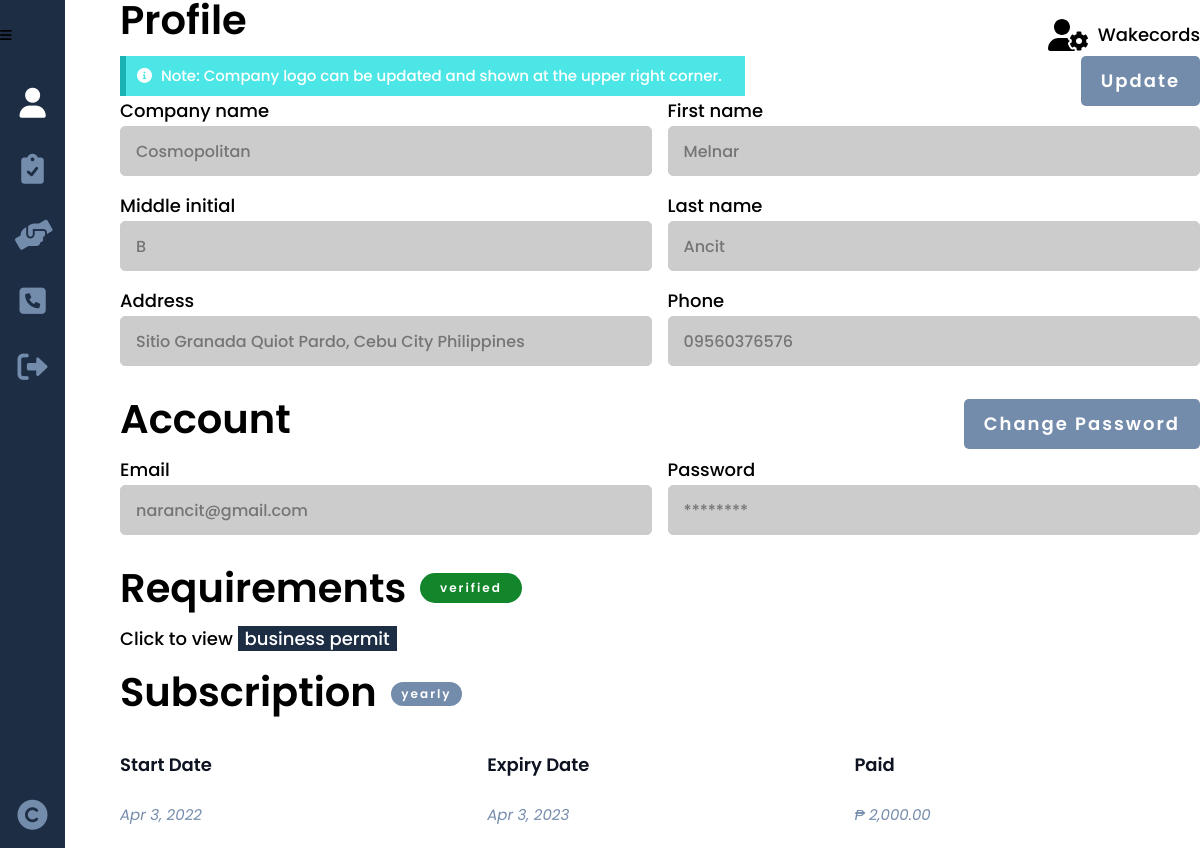
Before: /profile.php?login (signed in) with the older database file.
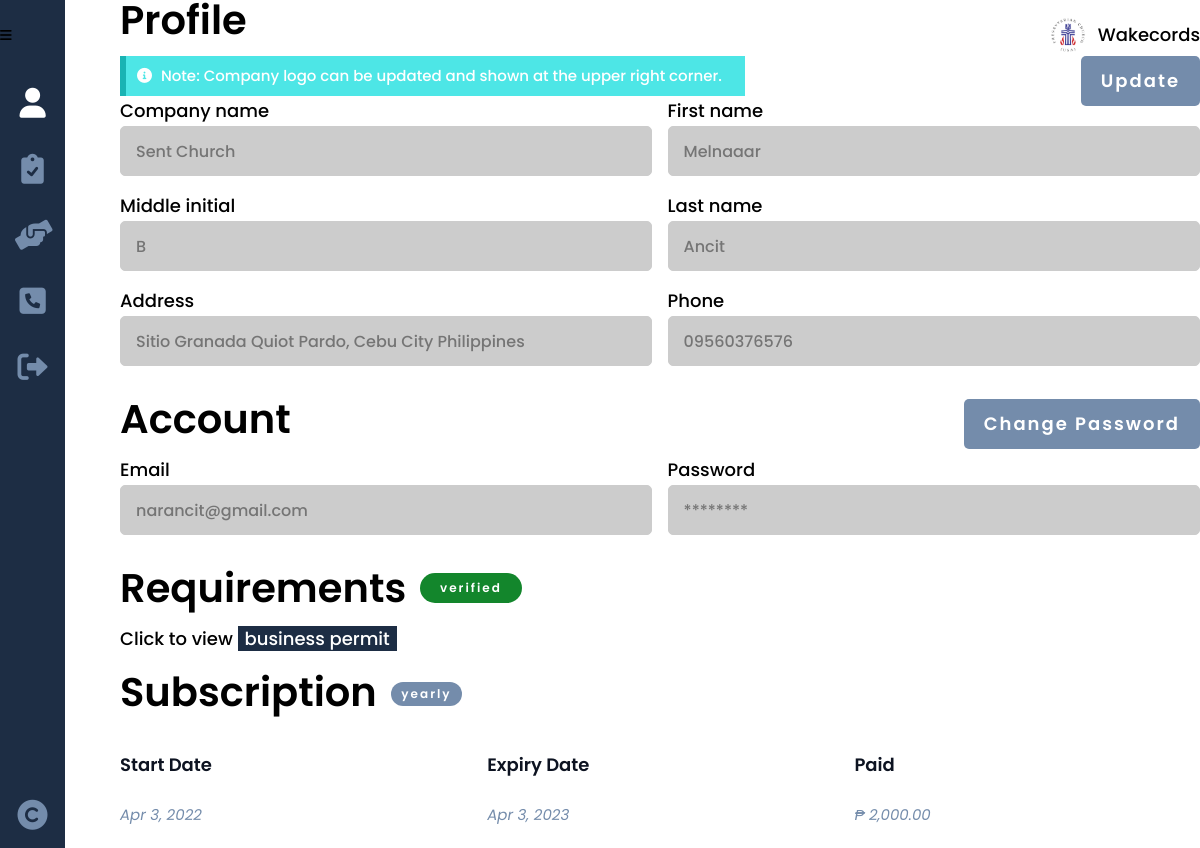
After: the same page with the newer database file.
### tables this page shows
CREATE TABLE `provider` (
  `provider_id` int(8) NOT NULL,
  `provider_logo` varchar(100) NOT NULL,
  `provider_company` varchar(25) NOT NULL,
  `provider_desc` varchar(200) NOT NULL,
  `provider_fname` varchar(25) NOT NULL,
  `provider_mi` char(1) NOT NULL,
  `provider_lname` varchar(25) NOT NULL,
  `provider_type` varchar(15) NOT NULL,
  `provider_phone` varchar(11) NOT NULL,
  `provider_address` varchar(100) NOT NULL,
  `provider_email` varchar(50) NOT NULL,
  `provider_pass` varchar(100) NOT NULL
);

### others/functions.php (called while the page is built, shortened)
<?php
	require_once("others/db.php");
	function current_user(){
		if(isset($_SESSION['seeker'])){
			$user = read("seeker", ["seeker_id"], [$_SESSION['seeker']]);
		}
		else if(isset($_SESSION['provider'])){
			$user = read("provider", ["provider_id"], [$_SESSION['provider']]);
		}
		else {
			$user = read("admin", ["admin_id"], [$_SESSION['admin']]);
		}
		return $user[0];
	}
	function is_subscribed(){
		$provider = read("subscription", ["provider_id"], [$_SESSION['provider']]);
		if(count($provider) > 0){
			$provider = $provider[0];
			if(date("Y-m-d") <= $provider['subs_description'])
				return true;
		}
		return false;
	}
	function read($table, $attr=[], $data=[]){
		if(count($attr) == 1){
			return DB::query("SELECT * FROM ".$table." WHERE ".$attr[0]."=?", array($data[0]), "READ");
		}
	}
	function status_color(){
		$status = user_status();
		if($status == "verified") return "green";
		elseif($status == "pending") return "blue";
		else return "red";
	}
	function subscription(){
		$subs = read("subscription", ["provider_id"], [$_SESSION['provider']]);
		$subs = $subs[0];
		$date_started = strtotime($subs['subs_startdate']);
		$date_ended = strtotime($subs['subs_duedate']);
		$diff = ($date_ended - $date_started)/60/60/24;
		if($diff >= 28 && $diff <= 31)
			return "monthly";
		else if($diff == 365)
			return "yearly";
	}
	function user_status(){
		if(isset($_SESSION['seeker']))
			$status = read("requirement", ["seeker_id"], [$_SESSION['seeker']]);
		else if(isset($_SESSION['provider']))
			$status = read("requirement", ["provider_id"], [$_SESSION['provider']]);
		if(count($status)>0){
			$status = $status[0];
			return $status['req_status'];
		}
		return "";
	}
	function user_type(){
		if(isset($_SESSION['seeker'])){
			return "seeker";
		}
		else if(isset($_SESSION['provider'])){
			return "provider";
		}
		return "admin";
	}

### others/db.php (called while the page is built, shortened)
<?php
	class DB
	{
		static $hostname = "localhost";
		static $dbname = "wakecords";
		static $username  = "root";
		static $password = "";
		public static function query($sql, $params=array(), $transactType)
		{
			$rows = array();
			try
			{
				$db = new PDO("mysql:host=". self::$hostname ."; dbname=". self::$dbname,  self::$username,  self::$password);
				$db->setAttribute(PDO::ATTR_ERRMODE, PDO::ERRMODE_EXCEPTION);
				$cmd = $db->prepare($sql);
				$cmd->execute($params);
				if($transactType == "READ")
					$rows = $cmd->fetchAll();
				else
					$rows = $db->lastInsertId();
			}
			catch(PDOException $e)
			{
				echo $e->getMessage();
			}
			return $rows;
		}
	}

### profile.php (the view, shortened to what the changed rows need)
<?php
	include("others/functions.php");
	include("others/head.php");
	$user = current_user();
?>
<body>
	<div class="container">
		<?php include("others/header.php"); ?>
		<div class="banner">
			<section class="banner-con">
				<div class="wrapper">
					<div class="banner-div">
						<h2>Profile</h2>
						<form class="profile" method="post">
							<?php
								if(user_type() != "admin"){
									if(user_type() == "provider"){
										echo "
										<div>
											<label for='label-name'>Company name</label>
											<input type='text' id='label-name' placeholder='".$user["provider_company"]."' disabled>
										</div>
										";
									}
							?>
							<div>
								<label>First name</label>
								<input type="text" placeholder="<?php echo (user_type() == 'seeker')?$user['seeker_fname']:$user['provider_fname']; ?>" disabled>
							</div>
							<div>
								<label>Middle initial</label>
								<input type="text" placeholder="<?php echo (user_type() == 'seeker')?$user['seeker_mi']:$user['provider_mi']; ?>" disabled>
							</div>
							<div>
								<label>Last name</label>
								<input type="text" placeholder="<?php echo (user_type() == 'seeker')?$user['seeker_lname']:$user['provider_lname']; ?>" disabled>
							</div>
							<div>
								<label>Address</label>
								<input type="text" placeholder="<?php echo (user_type() == 'seeker')?$user['seeker_address']:$user['provider_address']; ?>" disabled>
							</div>
							<div>
								<label>Phone</label>
								<input type="text" placeholder="<?php echo (user_type() == 'seeker')?$user['seeker_phone']:$user['provider_phone']; ?>" disabled>
							</div>
							<?php
								}
							?>
						</form>
					</div>
					<div class="banner-div no-padding-top">
						<h2>Account</h2>
						<form class="profile" method="post">
							<?php
							if(user_type() != "admin"){
							?>
							<div>
								<label>Email</label>
								<input type="text" placeholder="<?php echo (user_type() == 'seeker')?$user['seeker_email']:$user['provider_email']; ?>" disabled>
							</div>
							<?php
							}
							?>
						</form>
					</div>
					<?php
					if(user_type() != "admin"){ ?>
					<div id="required" class="banner-div no-padding-top">
						<h2>Requirements
						<?php
						if(user_type() == "seeker" || user_type() == "provider"){
							$status = user_status();
							if($status != "")
								echo "<span class='btn status ".status_color()."'>".$status."</span>";
							echo "</h2>";
						}
						?>
					</div>
					<?php
					}
					if(user_type() == "provider" && $status == "verified"){
					?>
					<div class="banner-div no-padding-top" style="padding-top:var(--size-6);">
						<?php
						if(is_subscribed()){
							$subs = read("subscription", ["provider_id"], [$_SESSION['provider']]);
							if(count($subs) > 0){
								$latest_sub = $subs[count($subs)-1];
								if(date("Y-m-d") >= date("Y-m-d", strtotime($latest_sub['subs_duedate']))){
									echo "<h2>Subscription <mark class='btn status type' style='background-color:var(--red);'>expired</mark></h2>";
									not_subs($_SESSION['subs_desc']);
								}
								else
									echo "<h2>Subscription <mark class='btn status type'>".subscription()."</mark></h2>";
							}
						}
						else {
							echo "<h2>Subscription</h2>";
							not_subs($_SESSION['subs_desc']);
						}
						?>
					</div>
					<?php
					}
					?>
				</div>
			</section>
		</div>
	</div>
</body>
</html>

### others/header.php (shortened to what the changed rows need)
<div class="header">
	<picture>
		<?php
			if(isset($_SESSION['provider'])){
				$provider = read("provider", ["provider_id"], [$_SESSION['provider']]);
				$provider = $provider[0];
				if(empty($provider['provider_logo'])){
		?>
				<svg xmlns="http://www.w3.org/2000/svg" viewBox="0 0 640 512"><path d="M425.1 482.6c-2.303-1.25-4.572-2.559-6.809-3.93l-7.818 4.493c-6.002 3.504-12.83 5.352-19.75 5.352c-10.71 0-21.13-4.492-28.97-12.75c-18.41-20.09-32.29-44.15-40.22-69.9c-5.352-18.06 2.343-36.87 17.83-45.24l8.018-4.669c-.0664-2.621-.0664-5.242 0-7.859l-7.655-4.461c-12.3-6.953-19.4-19.66-19.64-33.38C305.6 306.3 290.4 304 274.7 304H173.3C77.61 304 0 381.7 0 477.4C0 496.5 15.52 512 34.66 512H413.3c5.727 0 10.9-1.727 15.66-4.188c-2.271-4.984-3.86-10.3-3.86-16.06V482.6zM224 256c70.7 0 128-57.31 128-128S294.7 0 224 0C153.3 0 96 57.31 96 128S153.3 256 224 256zM610.5 373.3c2.625-14 2.625-28.5 0-42.5l25.75-15c3-1.625 4.375-5.125 3.375-8.5c-6.75-21.5-18.25-41.13-33.25-57.38c-2.25-2.5-6-3.125-9-1.375l-25.75 14.88c-10.88-9.25-23.38-16.5-36.88-21.25V212.3c0-3.375-2.5-6.375-5.75-7c-22.25-5-45-4.875-66.25 0c-3.25 .625-5.625 3.625-5.625 7v29.88c-13.5 4.75-26 12-36.88 21.25L394.4 248.5c-2.875-1.75-6.625-1.125-9 1.375c-15 16.25-26.5 35.88-33.13 57.38c-1 3.375 .3751 6.875 3.25 8.5l25.75 15c-2.5 14-2.5 28.5 0 42.5l-25.75 15c-3 1.625-4.25 5.125-3.25 8.5c6.625 21.5 18.13 41 33.13 57.38c2.375 2.5 6 3.125 9 1.375l25.88-14.88c10.88 9.25 23.38 16.5 36.88 21.25v29.88c0 3.375 2.375 6.375 5.625 7c22.38 5 45 4.875 66.25 0c3.25-.625 5.75-3.625 5.75-7v-29.88c13.5-4.75 26-12 36.88-21.25l25.75 14.88c2.875 1.75 6.75 1.125 9-1.375c15-16.25 26.5-35.88 33.25-57.38c1-3.375-.3751-6.875-3.375-8.5L610.5 373.3zM496 400.5c-26.75 0-48.5-21.75-48.5-48.5s21.75-48.5 48.5-48.5c26.75 0 48.5 21.75 48.5 48.5S522.8 400.5 496 400.5z"/></svg>
		<?php
				}
				else echo "<img class='header-logo' src='images/providers/".$provider['provider_type']."/".$_SESSION['provider']."/".$provider['provider_logo']."' >";
			}
			else echo "<img class='header-logo' src='images/main-logo.png'>";
		?>
		<div>Wakecords</div>
	</picture>
</div>

Changed rows visible on the page:
changed provider "Ancit": provider_type+provider_logo: picture added; provider_company "Cosmopolitan" → "Sent Church"; provider_fname "Melnar" → "Melnaaar"
